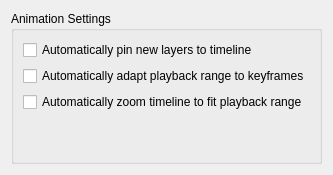
     <widget class="QWidget" name="Animation">
      <attribute name="title">
       <string>Animation</string>
      </attribute>
      <layout class="QVBoxLayout" name="verticalLayout_11">
       <item>
        <widget class="QGroupBox" name="grpAnimation">
         <property name="title">
          <string>Animation Settings</string>
         </property>
         <layout class="QVBoxLayout" name="verticalLayout_12">
          <item>
           <widget class="QCheckBox" name="m_chkAutoPin">
            <property name="toolTip">
             <string>When this option is checked newly created layers will be automatically pinned to the animation timeline. This is useful when animating with a small number of layers or when many elements on different animated layers are interacting with each other.</string>
            </property>
            <property name="text">
             <string>Automatically pin new layers to timeline</string>
            </property>
           </widget>
          </item>
          <item>
           <widget class="QCheckBox" name="m_chkAdaptivePlaybackRange">
            <property name="toolTip">
             <string>When checked, this option automatically adjusts the document's &quot;start&quot; and &quot;end&quot; frames so that newly created keyframes are always within the animation playback range. This feature is recommended to speed up animation workflow when improvising a scene without a predetermined length.</string>
            </property>
            <property name="text">
             <string>Automatically adapt playback range to keyframes</string>
            </property>
           </widget>
          </item>
          <item>
           <widget class="QCheckBox" name="m_chkAutoZoom">
            <property name="toolTip">
             <string>When checked, this option will automatically scale the Animation Timeline Docker's frames view to best fit the document's playback range. A smaller playback range will cause the timeline to zoom in, while a larger playback range will cause the timeline to zoom out.</string>
            </property>
            <property name="text">
             <string>Automatically zoom timeline to fit playback range</string>
            </property>
           </widget>
          </item>
          <item>
           <spacer name="verticalSpacer_2">
            <property name="orientation">
             <enum>Qt::Vertical</enum>
            </property>
            <property name="sizeHint" stdset="0">
             <size>
              <width>20</width>
              <height>40</height>
             </size>
            </property>
           </spacer>
          </item>
         </layout>
        </widget>
       </item>
      </layout>
     </widget>
